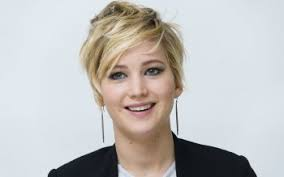
#> input picture test_images/Jennifer.jpg, 284 x 177 px
$ jupyter execute --allow-errors 'Hollywood Actor Classifier.ipynb'   (shell and % lines are left out)
#> lines starting #> are read from the running program, lines starting #| are printed output that depends on the picture; after the words box and inside, x2 and y2 are one past the last pixel; in counts of white or black regions, pixels touching at a corner belong together
[cell 1]
# Importing Liabraries
import pandas as pd
import numpy as np
import matplotlib
from matplotlib import pyplot as plt
import cv2
from sklearn.svm import SVC
from sklearn.preprocessing import StandardScaler
from sklearn.model_selection import train_test_split
from sklearn.pipeline import Pipeline
from sklearn.metrics import classification_report
from sklearn import svm
from sklearn.ensemble import RandomForestClassifier
from sklearn.linear_model import LogisticRegression
from sklearn.pipeline import make_pipeline
from sklearn.model_selection import GridSearchCV
import joblib
import json

[cell 2]
# Reading a Test image
img = cv2.imread("test_images/Jennifer.jpg")
#> img is the input picture: shape (177, 284, 3); mean B, G, R 189.7, 191, 192.5
img.shape
#> Out = (177, 284, 3)

[cell 3]
# Plotting a Test image
plt.imshow(img)

[cell 4]
# Plotting the Test image as GrayScale image instead of a RBG image
gray = cv2.cvtColor(img, cv2.COLOR_BGR2GRAY)
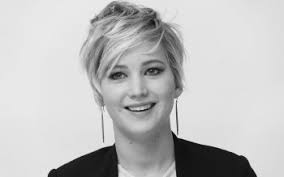
#> gray: shape (177, 284); min 0, max 245, mean 191.6
gray.shape
plt.imshow(gray, cmap = "gray")

[cell 5]
face_cascade = cv2.CascadeClassifier("opencv/haarcascades/haarcascade_frontalface_default.xml")
eye_cascade = cv2.CascadeClassifier("opencv/haarcascades/haarcascade_eye.xml")
face_glass_cascade = cv2.CascadeClassifier("opencv/haarcascades/haarcascade_eye_tree_eyeglasses.xml")

faces = face_cascade.detectMultiScale(gray, 1.3, 5)
#> faces = [[88, 34, 99, 99]]
faces
#> Out = [[88, 34, 99, 99]]

[cell 6]
(x,y,w,h) = faces[0]
#> x = 88; y = 34; w = 99; h = 99
x,y,w,h
#> Out = (88, 34, 99, 99)

[cell 7]
face_img = cv2.rectangle(img, (x,y), (x+w,y+h), (255,0,0), 2)
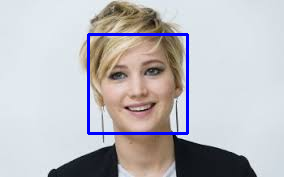
#> face_img: shape (177, 284, 3); mean B, G, R 191.6, 186.6, 188
plt.imshow(face_img)

[cell 8]
cv2.destroyAllWindows()
for (x,y,w,h) in faces:
    face_img = cv2.rectangle(img,(x,y),(x+w,y+h),(255,0,0),2)
    roi_gray = gray[y:y+h, x:x+w]
    roi_color = face_img[y:y+h, x:x+w]
    eyes = eye_cascade.detectMultiScale(roi_gray)
    for (ex,ey,ew,eh) in eyes:
        cv2.rectangle(roi_color,(ex,ey),(ex+ew,ey+eh),(0,255,0),2)
#> this loop made 1 pass
#> (x, y, w, h, eyes) on pass 1: (88, 34, 99, 99, [[51, 24, 26, 26], [17, 30, 24, 24]])
#> pass 1, `roi_gray = gray[y:y+h, x:x+w]`:
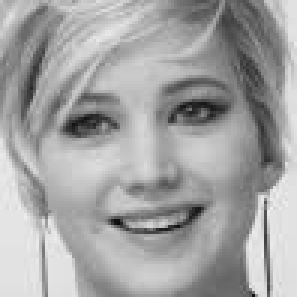
#> roi_gray: shape (99, 99) (shown 3 times larger); min 11, max 239, mean 163.1
#> after the loop:
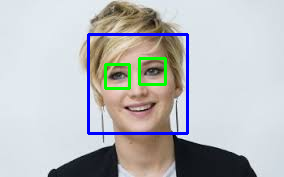
#> img: shape (177, 284, 3); 1.18% of pixels changed, all inside (x1, y1, x2, y2) = (104, 57, 167, 90)
#> after the loop:
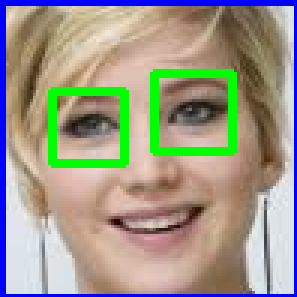
#> roi_color: shape (99, 99, 3) (shown 3 times larger); mean B, G, R 137.9, 153, 157.1

plt.figure()
plt.imshow(face_img, cmap = "gray")
plt.show

[cell 9]
plt.imshow(roi_color, cmap = "gray")

[cell 10]
def get_cropped_image_if_2_eyes(image_path):
#> called with image_path = 'test_images/Jennifer.jpg'
    img = cv2.imread(image_path)
    gray = cv2.cvtColor(img, cv2.COLOR_BGR2GRAY)
    faces = face_cascade.detectMultiScale(gray, 1.3, 5)
#> faces = [[88, 34, 99, 99]]
    for (x,y,w,h) in faces:
        roi_gray = gray[y:y+h, x:x+w]
        roi_color = img[y:y+h, x:x+w]
        eyes = eye_cascade.detectMultiScale(roi_gray)
        if len(eyes) >= 2:
            return roi_color
#> this loop made 1 pass
#> pass 1, in get_cropped_image_if_2_eyes, `roi_color = img[y:y+h, x:x+w]`:
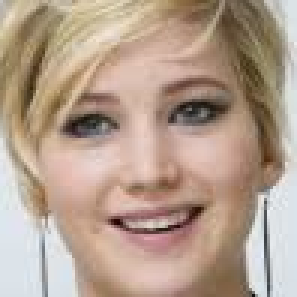
#> roi_color: shape (99, 99, 3) (shown 3 times larger); mean B, G, R 141.7, 158.5, 180.2

[cell 11]
original_image = cv2.imread("test_images/Jennifer.jpg")
plt.imshow(original_image)

[cell 12]
cropped_image = get_cropped_image_if_2_eyes("test_images/Jennifer.jpg")
plt.imshow(cropped_image)

[cell 13]
path_to_data = "dataset/"
path_to_crop_data = "dataset/cropped/"

[cell 14]
import os
img_dirs = []
for entry in os.scandir(path_to_data):
    if entry.is_dir():
        img_dirs.append(entry.path)

[cell 15]
img_dirs

[cell 16]
import shutil
if os.path.exists(path_to_crop_data):
    shutil.rmtree(path_to_crop_data)
os.mkdir(path_to_crop_data)

[cell 17]
cropped_image_dirs = []
ceo_file_names_dict = {}

for img_dir in img_dirs:
    count = 1
    ceo_name = img_dir.split('/')[-1]
    ceo_file_names_dict[ceo_name] = []

    for entry in os.scandir(img_dir):
        roi_color = get_cropped_image_if_2_eyes(entry.path)
#> call 2 of get_cropped_image_if_2_eyes, with image_path = 'dataset/Emma Stone/9k_ (3).jpg'
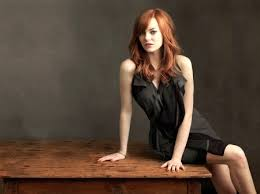
#> input picture dataset/Emma Stone/9k_ (3).jpg, 260 x 194 px
#> in get_cropped_image_if_2_eyes, img is the input picture: shape (194, 260, 3); mean B, G, R 53.6, 67, 85.2
#> in get_cropped_image_if_2_eyes (call 2), `gray = cv2.cvtColor(img, cv2.COLOR_BGR2GRAY)`:
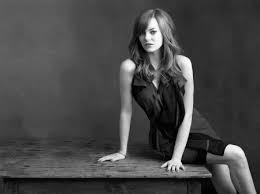
#> gray: shape (194, 260); min 0, max 253, mean 70.9
#> in get_cropped_image_if_2_eyes (call 2), `faces = face_cascade.detectMultiScale(gray, 1.3, 5)`: faces = ()
        if roi_color is not None:
            cropped_folder = path_to_crop_data + ceo_name
            if not os.path.exists(cropped_folder):
                os.makedirs(cropped_folder)
                cropped_image_dirs.append(cropped_folder)
                print("Generating cropped images in folder: ",cropped_folder)

            cropped_file_name = ceo_name + str(count) + ".jpg"
            cropped_file_path = cropped_folder + "/" + cropped_file_name

            cv2.imwrite(cropped_file_path, roi_color)
            ceo_file_names_dict[ceo_name].append(cropped_file_path)
            count += 1

[cell 18]
ceo_file_names_dict = {}
for img_dir in cropped_image_dirs:
    ceo_name = img_dir.split('dataset/cropped/')[-1]
    file_list = []
    for entry in os.scandir(img_dir):
        file_list.append(entry.path)
    ceo_file_names_dict[ceo_name] = file_list
ceo_file_names_dict

[cell 19]
# Wevelet Transformation

[cell 20]
import pywt

def w2d(img, mode='haar', level=1):
#> called with mode = 'db1', level = 5
    imArray = img
    #Datatype conversions
    #convert to grayscale
    imArray = cv2.cvtColor( imArray,cv2.COLOR_RGB2GRAY )
    #convert to float
    imArray =  np.float32(imArray)
    imArray /= 255;
    # compute coefficients
    coeffs=pywt.wavedec2(imArray, mode, level=level)

    #Process Coefficients
    coeffs_H=list(coeffs)
    coeffs_H[0] *= 0;

    # reconstruction
    imArray_H=pywt.waverec2(coeffs_H, mode);
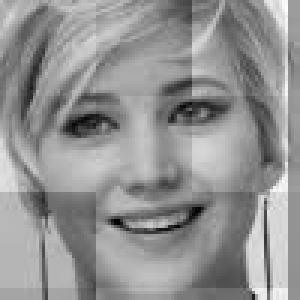
#> imArray_H: shape (100, 100) float32 (shown 3 times larger); min -0.58, max 0.427, mean 1.14e-09; drawn with min black and max white
    imArray_H *= 255;
    imArray_H =  np.uint8(imArray_H)
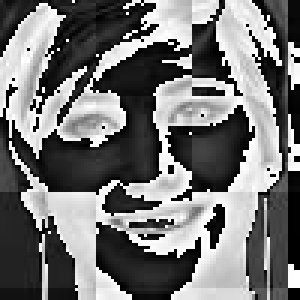
#> imArray_H: shape (100, 100) (shown 3 times larger); min 0, max 255, mean 116.4

    return imArray_H

[cell 21]
im_har = w2d(cropped_image,'db1',5)
plt.imshow(im_har, cmap='gray')

[cell 22]
ceo_file_names_dict

[cell 23]
class_dict = {}
count = 0
for ceo_name in ceo_file_names_dict.keys():
    class_dict[ceo_name] = count
    count = count + 1
#> this loop made 0 passes
#> after the loop, class_dict = 0 items; count = 0
class_dict
